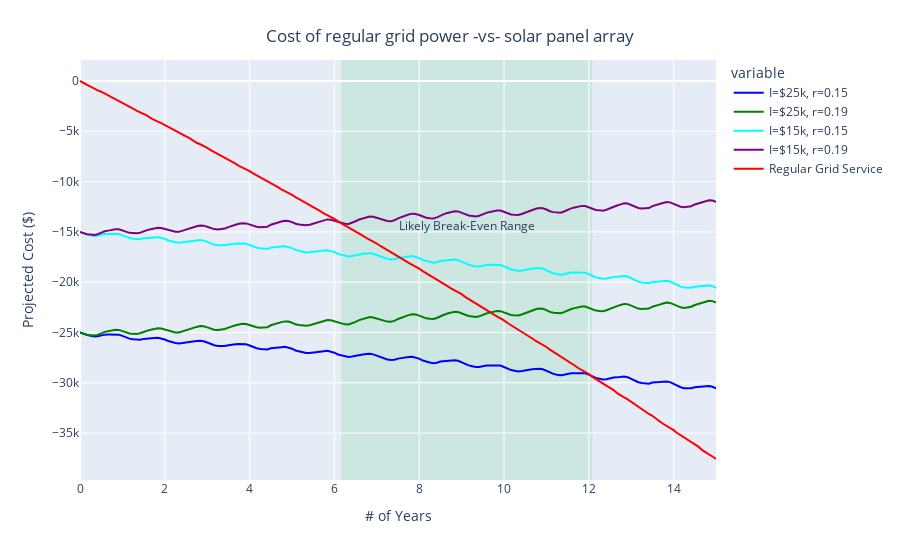

Notebook cell for this chart:
### Code cell
#############################################################################################
### Defining colormap for the lines - again, need to match column names from above
fig = px.line(projection,
    color_discrete_map={
        cap_1: 'blue',
        cap_2:'green',
        cap_3:'aqua',
        cap_4:'purple',
        'Regular Grid Service':'red'
    })
#############################################################################################
### Title and axis names for plot
fig.update_layout(
    title={
        'text':'Cost of regular grid power -vs- solar panel array',
        'x':0.5,
        'xanchor':'center',
        'yanchor':'top'
    },
    xaxis_title='# of Years',
    yaxis_title='Projected Cost ($)'
)
#############################################################################################
### Add an opaque section outlining the "Likely Break-even Range"
##  Use data from 'intersect' to determine x-range
if break_even_range:
    fig.add_vrect(
        x0=min(intersect), x1=max(intersect),
        fillcolor='rgb(179,226,205)', opacity=0.5,
        layer="below", line_width=0
    )

    ### Figure out location of the label for the range
    max_earn = int(projection[cap_4].max())
    ceiling = max(max_earn,0) - 2500
    fig.update(layout=dict(
        annotations=[
            go.layout.Annotation(x=(min(intersect)+max(intersect))/2, 
                y=ceiling,
                text="Likely Break-Even Range",
                showarrow=False
            )
        ]
    ))
#############################################################################################
### Add lines at the 60% initial investment recoup
#for x_60 in find_60:
#    fig.add_vline(x=x_60, line_width=3, line_dash="dash", line_color="green")

### Draw figure
fig

### Figure 1 — Plotly figure (JSON) as saved in the notebook; plotly's stock layout.template omitted (floating-point values rounded to 4 significant figures; data arrays with more than 128 entries replaced by an {"elided": "..."} marker saying what was removed)
{"data": [{"hovertemplate": "variable=I=$25k, r=0.15<br>year=%{x}<br>value=%{y}<extra></extra>", "legendgroup": "I=$25k, r=0.15", "line": {"color": "blue", "dash": "solid"}, "mode": "lines", "name": "I=$25k, r=0.15", "orientation": "v", "showlegend": true, "type": "scatter", "x": {"elided": "181 float values"}, "xaxis": "x", "y": {"elided": "181 float values"}, "yaxis": "y"}, {"hovertemplate": "variable=I=$25k, r=0.19<br>year=%{x}<br>value=%{y}<extra></extra>", "legendgroup": "I=$25k, r=0.19", "line": {"color": "green", "dash": "solid"}, "mode": "lines", "name": "I=$25k, r=0.19", "orientation": "v", "showlegend": true, "type": "scatter", "x": {"elided": "181 float values"}, "xaxis": "x", "y": {"elided": "181 float values"}, "yaxis": "y"}, {"hovertemplate": "variable=I=$15k, r=0.15<br>year=%{x}<br>value=%{y}<extra></extra>", "legendgroup": "I=$15k, r=0.15", "line": {"color": "aqua", "dash": "solid"}, "mode": "lines", "name": "I=$15k, r=0.15", "orientation": "v", "showlegend": true, "type": "scatter", "x": {"elided": "181 float values"}, "xaxis": "x", "y": {"elided": "181 float values"}, "yaxis": "y"}, {"hovertemplate": "variable=I=$15k, r=0.19<br>year=%{x}<br>value=%{y}<extra></extra>", "legendgroup": "I=$15k, r=0.19", "line": {"color": "purple", "dash": "solid"}, "mode": "lines", "name": "I=$15k, r=0.19", "orientation": "v", "showlegend": true, "type": "scatter", "x": {"elided": "181 float values"}, "xaxis": "x", "y": {"elided": "181 float values"}, "yaxis": "y"}, {"hovertemplate": "variable=Regular Grid Service<br>year=%{x}<br>value=%{y}<extra></extra>", "legendgroup": "Regular Grid Service", "line": {"color": "red", "dash": "solid"}, "mode": "lines", "name": "Regular Grid Service", "orientation": "v", "showlegend": true, "type": "scatter", "x": {"elided": "181 float values"}, "xaxis": "x", "y": {"elided": "181 float values"}, "yaxis": "y"}], "layout": {"annotations": [{"showarrow": false, "text": "Likely Break-Even Range", "x": 9.125, "y": -14347}], "legend": {"title": {"text": "variable"}, "tracegroupgap": 0}, "margin": {"t": 60}, "shapes": [{"fillcolor": "rgb(179,226,205)", "layer": "below", "line": {"width": 0}, "opacity": 0.5, "type": "rect", "x0": 6.167, "x1": 12.08, "xref": "x", "y0": 0, "y1": 1, "yref": "y domain"}], "title": {"text": "Cost of regular grid power -vs- solar panel array", "x": 0.5, "xanchor": "center", "yanchor": "top"}, "xaxis": {"anchor": "y", "domain": [0, 1], "title": {"text": "# of Years"}}, "yaxis": {"anchor": "x", "domain": [0, 1], "title": {"text": "Projected Cost ($)"}}}}
